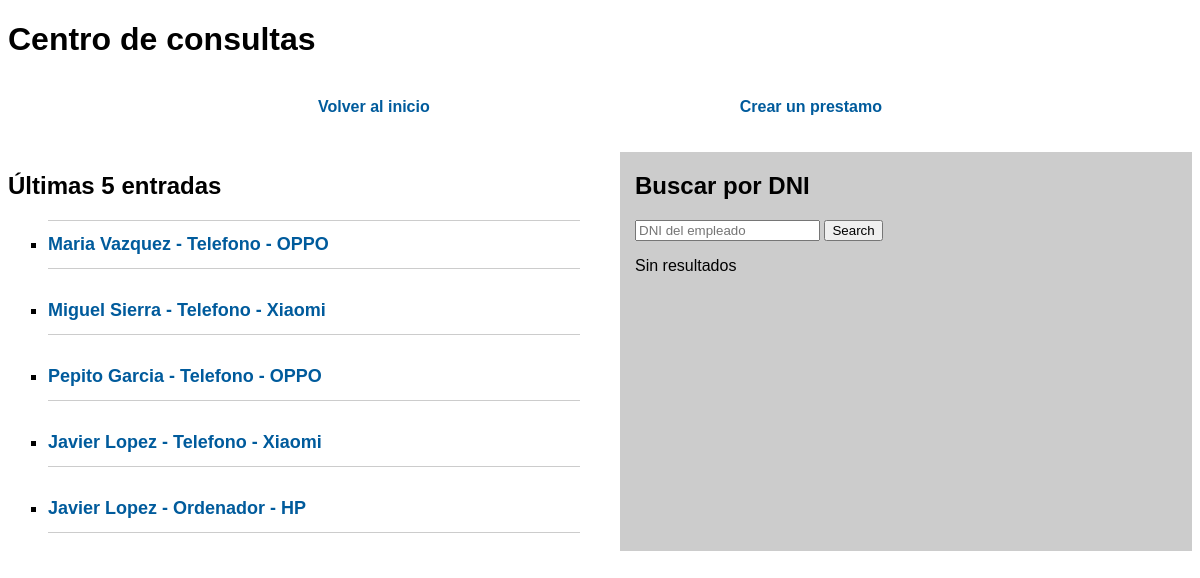
/informes/prestamos/ (signed in), run on the app's committed database.
### informes/models.py (models this page shows, shortened)
class Prestamo(models.Model):
    empleado = models.ForeignKey(Empleado, on_delete=models.CASCADE)
    DISPOSITIVO_CHOICES = (
        ('Telefono','Telefono'),
        ('Ordenador','Ordenador'),
    )
    Dispositivo = models.CharField(max_length=9, choices=DISPOSITIVO_CHOICES)
    Identificador = models.CharField(max_length=30)
    Marca = models.CharField(max_length=30)
    Modelo = models.CharField(max_length=50)
    CPU = models.CharField(max_length=50, blank=True)
    RAM_CHOICES = (
        ('2GB','2GB'),
        ('3GB','3GB'),
        ('4GB','4GB'),
        ('8GB','8GB'),
        ('12GB','12GB'),
        ('16GB','16GB'),
        ('32GB','32GB'),
        ('64GB','64GB'),
    )
    RAM = models.CharField(max_length=5, choices=RAM_CHOICES)
    ALMACENAMIENTO_CHOICES = (
        ('16GB','16GB'),
        ('32GB','32GB'),
        ('64GB','64GB'),
        ('128GB','128GB'),
        ('256GB','256GB'),
        ('512GB','512GB'),
        ('1TB','1TB'),
    )
    Almacenamiento = models.CharField(max_length=6, choices=ALMACENAMIENTO_CHOICES)
    NumeroSerie = models.CharField(max_length=50)
    Observaciones = models.CharField(max_length=70, blank=True)
    FechaInicio = models.DateField('Fecha Inicio')
    FechaDevolucion = models.DateField('Fecha Entrega', blank=True, null=True)

class Empleado(models.Model):
    DNI = models.CharField(max_length=9, primary_key=True)
    Nombre = models.CharField(max_length=100)
    Pais = models.CharField(max_length=50)
    DEPARTAMENTO_CHOICES = (
        ('Marketing','Marketing'),
        ('RRHH','RRHH'),
        ('Informática','Informática'),
        ('Administración','Administración'),
        ('Obras','Obras'),
        ('SAT','SAT'),
        ('Presupuestos','Presupuestos'),
        ('Producción','Producción'),
        ('Delineante','Delineante'),
        ('Compras','Compras'),
        ('Comercial','Comercial'),
    )
    Departamento = models.CharField(max_length=20, choices=DEPARTAMENTO_CHOICES)
    Email = models.EmailField(max_length=254, default="null@mail.com")

### informes/views.py (the view)
# urls.py: path('prestamos/',views.prestamos,name='prestamos'),
def prestamos(request):
    if not request.user.is_authenticated:
        return render(request, 'informes/error.html')
    ss = request.GET.get('search')
    lista = Prestamo.objects.order_by('-FechaInicio')[:5]
    listaF = Prestamo.objects.filter(empleado_id = ss).order_by('-FechaInicio')
    template = loader.get_template('informes/prestamos.html')
    context = {
        'listaF':listaF,
        'lista':lista
    }
    return HttpResponse(template.render(context,request))

### informes/templates/informes/prestamos.html (shortened to what this page needs)
{% load static %}
<!DOCTYPE html>
<html lang="en">
<head>
    <link rel="stylesheet" href="{% static 'informes/prestamos.css' %}?version=1">
<body>
    <h1>Centro de consultas</h1>
    <br>
    <div class="menu">
    <a href="/informes">Volver al inicio</a>
    <a href="/informes/prestamos/crear">Crear un prestamo</a>
    </div>
    <br>
    <br>
    <div class="container">
        <div class="left">
            <h2>Últimas 5 entradas</h2>
            {% if lista %}
            <ul>
                {% for prestamo in lista %}
                <li><a href="/informes/prestamos/{{ prestamo.id }}/">{{ prestamo.empleado.Nombre }} - {{ prestamo.Dispositivo }} - {{ prestamo.Marca }}</a></li>
                <br>
                {% endfor %}
            </ul>
            {% else %}
            <p>No hay nada prestado</p>
            {% endif %}
        </div>
        <div class="right">
            <h2>Buscar por DNI</h2>
            <form class="form" action="">
                <input type="text" name="search" placeholder="DNI del empleado" value="{{request.GET.empleado_id}}">
                <input type="submit" value="Search">
            </form>
            {% if listaF %}
            <ul>
                {% for prestamo in listaF %}
                <li><a href="/informes/prestamos/{{ prestamo.id }}/">{{ prestamo.empleado.Nombre }} - {{ prestamo.Dispositivo }} - {{ prestamo.Marca }} / {{ prestamo.FechaInicio}}</a></li>
                <br>
                {% endfor %}
            </ul>
            {% else %}
            <p>Sin resultados</p>
            {% endif %}
        </div>
    </div>
</body>
</html>

### informes/static/informes/prestamos.css (style rules this page uses)
.container { display: grid; grid-template-columns: repeat(2, 1fr); gap: 40px; }
ul { list-style: square; margin: 0; }
li { font-size: 18px; line-height: 1.5; padding: 10px 0; border-bottom: 1px solid #ccc; }
li:first-child { border-top: 1px solid #ccc; }
body { font-family: Arial, Helvetica, sans-serif; }
a { color: #005b9c; text-decoration: none; font-weight: bold; transition: color 0.3s ease; }
.form { margin-bottom: 10px; }
.right { background-color: #ccc; padding-left: 15px; }
.menu { display: flex; justify-content: space-evenly; }

### data on the page
Prestamo: empleado.Nombre "Maria Vazquez", Dispositivo "Telefono", Marca "OPPO"
Prestamo: empleado.Nombre "Miguel Sierra", Dispositivo "Telefono", Marca "Xiaomi"
Prestamo: empleado.Nombre "Pepito Garcia", Dispositivo "Telefono", Marca "OPPO"
Prestamo: empleado.Nombre "Javier Lopez", Dispositivo "Telefono", Marca "Xiaomi"
Prestamo: empleado.Nombre "Javier Lopez", Dispositivo "Ordenador", Marca "HP"
